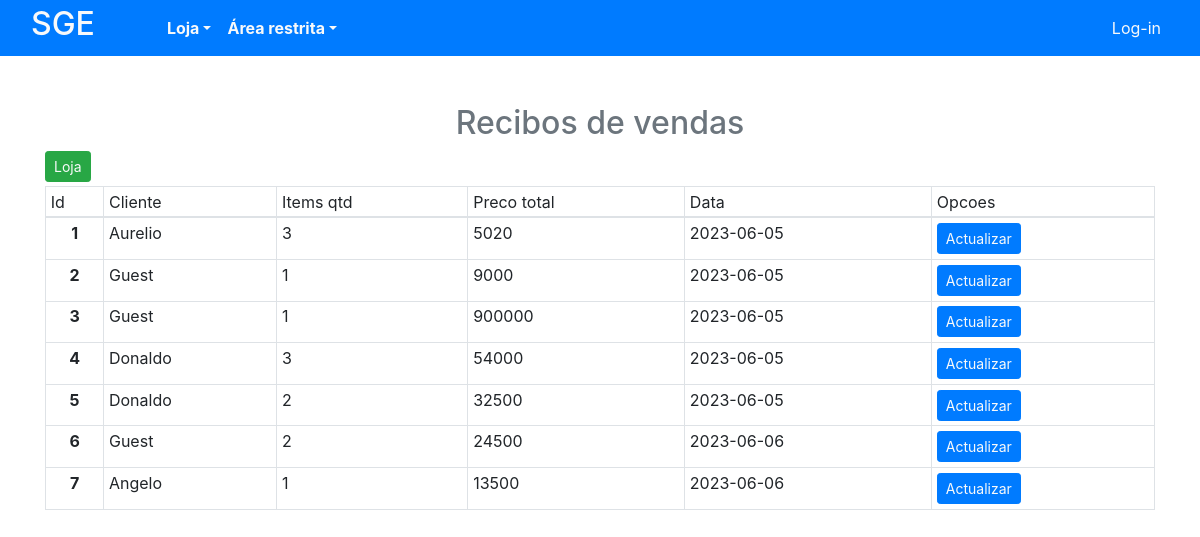
Page /venda.php on the committed database.
### tables this page shows
CREATE TABLE `venda` (
  `id` int(11) NOT NULL,
  `nomeCliente` varchar(50) NOT NULL,
  `itens` int(11) NOT NULL,
  `precoTotal` int(11) NOT NULL,
  `data` date NOT NULL
);

### controller/vendaController.php (called while the page is built, shortened)
<?php
class vendaController {
    public function getVenda(){
        $bd=Conexao();
   $sql="SELECT * FROM `venda`";
   $resultado=$bd->query($sql);
   $grupo = array();
   while ($row=mysqli_fetch_array($resultado)) {
       $grupo[]=$row;
   }
   return $grupo;
}
}

### venda.php (the view, shortened to what this page needs)
<?php
    include_once 'controller/vendaController.php';
    $turma=new vendaController();
    $disc=$turma->getVenda();
    $cliente="Guest";
?>
<html>
    <head>
        <link href="src/css/bootstrap.min.css" rel="stylesheet" type="text/css"/>
    </head>
    <body>
            <div class="">
            <nav class="navbar navbar-expand-lg bg-primary  navbar-light pb-0 pt-0 sticky-top" >
                <div class="container-fluid">
                <a class="navbar-brand h1 mb-0 text-light  " href="#"><h2>SGE</b></h1></a>
                 <div class="collapse navbar-collapse" id="navbarsite">
                  <ul class="navbar-nav mr-auto ml-5 ">
                      <li class="nav-item dropdown">
                          <a class="nav-link dropdown-toggle text-light" href="#" data-toggle="dropdown" id="navDrop"><b>Loja</b></a>
                    </li>
                     <li class="nav-item dropdown">
                         <a class="nav-link dropdown-toggle text-light" href="#" data-toggle="dropdown" id="navDrop"><b>Área restrita</b></a>
                    </li>
                 </div>
                <div class="d-flex justify-content-end">
                 <?php
                if($cliente=="Guest"){?>
                    <a class="text-light mr-2" href="login.php">Log-in</a>
                <?php } else {?>
                        <a class="text-light mr-2" href="login.php"><?=$cliente?></a>
                                <a class="text-light mr-2" href="login.php">Sair</a>
                   <?php }?>
            </div>
                 </div>
                </nav>
         </div>
        <div class=" container mt-5">
            <h2 class="text-secondary text-center">Recibos de vendas</h2>
                <a  href="index1.php" class="btn btn-sm btn-success mb-1 text-light" >Loja</a>
             <table  class="table table-bordered table-sm">
            <thead>
                <tr>
                    <td class="">Id</td>
                    <td>Cliente</td>
                    <td>Items qtd</td>
                    <td>Preco total</td>
                    <td>Data</td>
                    <td>Opcoes</td>
                </tr>
            </thead>
            <tbody id="recebe">
                <?php
                foreach ($disc as $d){?>
                   <tr>
                   <td class="text-center" style=" font-weight:bold"> <?= $d['id']?></td>
                   <td> <?= $d['nomeCliente']?></td>
                   <td> <?= $d['itens']?></td>
                       <td> <?= $d['precoTotal']?></td>
                       <td> <?= $d['data']?></td>
                   <td>
                       <a class="btn btn-sm btn-primary text-light" data-toggle="modal" data-target="#update" data-whatever1="<?= $d['id']?>"
                          data-whatever2="<?= $d['nomeCliente']?>" data-whatever3="<?= $d['itens']?>" data-whatever4="<?= $d['precoTotal']?>"  data-whatever5="<?= $d['data']?>">Actualizar</a>
                   </td>
                </tr>
               <?php }?>
            </tbody>
        </table>
        </div>
    </body>
</html>

### rows in the picture
venda: id "1", nomeCliente "Aurelio", itens "3", precoTotal "5020", data "2023-06-05"
venda: id "2", nomeCliente "Guest", itens "1", precoTotal "9000", data "2023-06-05"
venda: id "3", nomeCliente "Guest", itens "1", precoTotal "900000", data "2023-06-05"
venda: id "4", nomeCliente "Donaldo", itens "3", precoTotal "54000", data "2023-06-05"
venda: id "5", nomeCliente "Donaldo", itens "2", precoTotal "32500", data "2023-06-05"
venda: id "6", nomeCliente "Guest", itens "2", precoTotal "24500", data "2023-06-06"
venda: id "7", nomeCliente "Angelo", itens "1", precoTotal "13500", data "2023-06-06"
